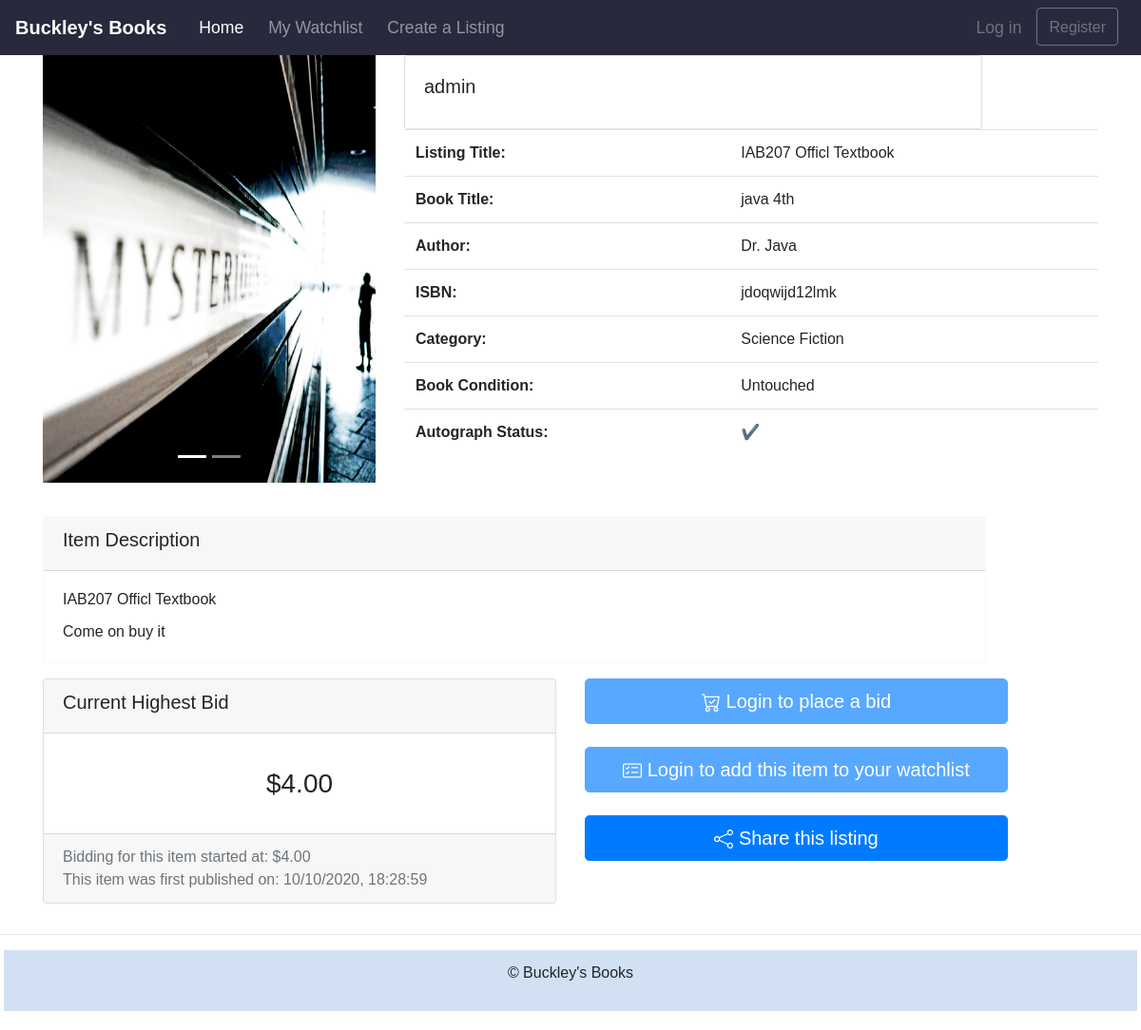
Page /items/1 on the committed database.
### auction/models.py (models this page shows)
class Image(db.Model):
    __tablename__='images'
    id = db.Column(db.Integer, primary_key=True)
    image = db.Column(db.String(60), nullable=False, default='../static/placeholder.jpg')
    item_id = db.Column(db.Integer, db.ForeignKey('items.id'))

class User(db.Model,UserMixin):
    __tablename__='users'
    id = db.Column(db.Integer, primary_key=True)
    username = db.Column(db.String(100), index=True, unique=True, nullable=False)
    user_type = db.Column(db.String(6),nullable=False)
    contact_number = db.Column(db.String(100),nullable=False)
    email_address = db.Column(db.String(100), index=True, nullable=False)
    address = db.Column(db.String(100), nullable=False)
    password_hash = db.Column(db.String(255), nullable=False)
    items = db.relationship('Item', backref='user')
    bids = db.relationship('Bid', backref='user')
    watchlist = db.relationship('Watchlist', backref='user', uselist=False)

class Item(db.Model):
    __tablename__='items'
    id = db.Column(db.Integer, primary_key=True)
    listing_title = db.Column(db.String(64), unique=True, index=True, nullable=False)
    book_title = db.Column(db.String(64), index=True, nullable=False)
    book_category = db.Column(db.Enum(BookCategory), index=True, nullable=False)
    autograph_status = db.Column(db.Enum(AutographStatus), index=True, nullable=False)
    book_condition = db.Column(db.Enum(BookCondition), index=True, nullable=False)
    author_name = db.Column(db.String(64), index=True, nullable=False)
    book_ISBN = db.Column(db.String(64), index=True)
    listing_description = db.Column(db.String(500), nullable=False)
    starting_bid = db.Column(db.Float(2), default=0.01)
    item_status = db.Column(db.String(6), default='Open')
    item_datetime = db.Column(db.DateTime, default=datetime.now())
    user_id = db.Column(db.Integer, db.ForeignKey('users.id'))
    bids = db.relationship('Bid', backref='item')
    wishes = db.relationship('Wish', backref='item')
    images = db.relationship('Image', backref='item')

### auction/items.py (the view)
@bp.route('/<id>')
def show(id):
    item = Item.query.filter_by(id=id).first()  # grab item query data by id
    images = Image.query.filter_by(item_id=id).all()
    user = User.query.filter_by(id=item.user_id).first()
    bids = Bid.query.filter_by(item_id=item.id).order_by(
        Bid.bid_datetime.desc()).limit(10).all()  # grabs top ten most recent bids
    formatted_datetime = item.item_datetime.strftime("%m/%d/%Y, %H:%M:%S")
    bidders = db.session.query(User).join(Bid, User.id == Bid.user_id, isouter=True).join(
        Item, id == Bid.item_id, isouter=True).filter_by(id=Bid.item_id).order_by(Bid.bid_datetime.desc()).group_by(User.id).limit(10).all()
    return render_template("item/show.html", item=item, images=images, user=user, bids=bids, formatted_datetime=formatted_datetime, bidders=bidders)

### auction/templates/item/show.html (shortened to what this page needs)
{% extends "base.html" %}
{% import "bootstrap/wtf.html" as wtf %}
{% block content %}
<div class="container">
  <div class="row">
    <div class="col-md-4">
      <div id="carouselExampleIndicators" class="carousel slide" data-ride="carousel">
        <ol class="carousel-indicators">
          {% for image in images %}
          <li data-target="#carouselExampleIndicators" data-slide-to="{loop.index}" {% if loop.index == 1 %}class="active"{% endif %}></li>
          {% endfor %}
        </ol>
        <div class="carousel-inner">
          {% if images %}
          {% for image in images %}
          <div class="carousel-item {% if loop.index == 1 %}active {% endif %}">
            <img class="d-block w-100" src="{{image.image}}" alt="First slide" height="450">
          </div>
          {% endfor %}
          {% endif %}
        </div>
        <a class="carousel-control-prev" href="#carouselExampleIndicators" role="button" data-slide="prev">
          <span class="carousel-control-prev-icon" aria-hidden="true"></span>
        </a>
        <a class="carousel-control-next" href="#carouselExampleIndicators" role="button" data-slide="next">
          <span class="carousel-control-next-icon" aria-hidden="true"></span>
        </a>
      </div>
    </div>
    <div class="col-md-8">
      <div class="card" style="width: 38rem;">
        <div class="card-body">
          <h5 class="card-title">{{user.username}}</h5>
        </div>
      </div>
      <div class="table-responsive-sm">
        <table class="table table-hover">
          <tbody>
            <tr>
              <th scope="row">Listing Title:</th>
              <td>{{item.listing_title}}</td>
            </tr>
            <tr>
              <th scope="row">Book Title:</th>
              <td>{{item.book_title}}</td>
            </tr>
            <tr>
              <th scope="row">Author:</th>
              <td colspan="2">{{item.author_name}}</td>
            </tr>
            <tr>
              <th scope="row">ISBN:</th>
              <td colspan="2">{{item.book_ISBN}}</td>
            </tr>
            <tr>
              <th scope="row">Category:</th>
              <td colspan="2">{{item.book_category.value}}</td>
            </tr>
            <tr>
              <th scope="row">Book Condition:</th>
              <td colspan="2">{{item.book_condition.value}}</td>
            </tr>
            <tr>
              <th scope="row">Autograph Status:</th>
              <td colspan="2">{{item.autograph_status.value}}</td>
            </tr>
          </tbody>
        </table>
      </div>
      <br>
    </div>
  </div>
  <div class="row">
    <div class="col-md-12">
      <br>
      <div class="card border-light mb-3" style="max-width: 62rem;">
        <div class="card-header">
          <h5>Item Description</h5>
        </div>
        <div class="card-body">
          <h6 class="card-title">{{item.listing_title}}</h6>
          <p class="card-text">{{item.listing_description}}</p>
        </div>
      </div>
    </div>
  </div>
  <div class="row">
    <div class="col-md-6">
      <div class="card">
        <div class="card-header">
          <h5>Current Highest Bid</h5>
        </div>
        <div class="card-body">
          <p class="card-text">
          <h3 style="text-align: center;">
            {% if bids %}
            {% set highest_bid = namespace(value = 0) %}
            {% for bid in bids %}
            {% if bid.bid_price > highest_bid.value %}
            {% set highest_bid.value = bid.bid_price %}
            {% endif %}
            {% endfor %}
            {{"$%.2f"|format(highest_bid.value)}}
            {% else %}
            {{"$%.2f"|format(item.starting_bid)}}
            {% endif %}
          </h3>
          </p>
        </div>
        <div class="card-footer text-muted">
          Bidding for this item started at: {{"$%.2f"|format(item.starting_bid)}}
          <br>
          This item was first published on: {{formatted_datetime}}
        </div>
      </div>
    </div>
    <div class="col-md-5">
      {% if current_user.is_authenticated %}
      {% if current_user.id == item.user_id %}
      <button type="button" class="btn btn-primary btn-lg btn-block" data-toggle="modal" data-target="#bidView"><svg
        width="1em" height="1em" viewBox="0 0 16 16" class="bi bi-cart-check" fill="currentColor"
        xmlns="http://www.w3.org/2000/svg">
        <path fill-rule="evenodd"
          d="M0 1.5A.5.5 0 0 1 .5 1H2a.5.5 0 0 1 .485.379L2.89 3H14.5a.5.5 0 0 1 .491.592l-1.5 8A.5.5 0 0 1 13 12H4a.5.5 0 0 1-.491-.408L2.01 3.607 1.61 2H.5a.5.5 0 0 1-.5-.5zM3.102 4l1.313 7h8.17l1.313-7H3.102zM5 12a2 2 0 1 0 0 4 2 2 0 0 0 0-4zm7 0a2 2 0 1 0 0 4 2 2 0 0 0 0-4zm-7 1a1 1 0 1 0 0 2 1 1 0 0 0 0-2zm7 0a1 1 0 1 0 0 2 1 1 0 0 0 0-2z" />
        <path fill-rule="evenodd"
          d="M11.354 5.646a.5.5 0 0 1 0 .708l-3 3a.5.5 0 0 1-.708 0l-1.5-1.5a.5.5 0 1 1 .708-.708L8 8.293l2.646-2.647a.5.5 0 0 1 .708 0z" />
      </svg> View bids on your listing</button>
    <br>
    <div class="modal fade" id="bidView" tabindex="-1" role="dialog" aria-labelledby="exampleModalLabel"
          aria-hidden="true">
          <div class="modal-dialog" role="document">
            <div class="modal-content">
              <div class="modal-header">
                <h5 class="modal-title" id="exampleModalLabel">Bidding</h5>
                <button type="button" class="close" data-dismiss="modal" aria-label="Close">
                  <span aria-hidden="true">&times;</span>
                </button>
              </div>
              <div class="modal-body">
                <h4>Your listing details:</h4>
                <hr>
                <div class="table-responsive-sm">
                  <table class="table table-hover">
                    <tbody>
                      <tr>
                        <th scope="row">Listing Title:</th>
                        <td>{{item.listing_title}}</td>
                      </tr>
                      <tr>
                        <th scope="row">Book Title:</th>
                        <td>{{item.book_title}}</td>
                      </tr>
                      <tr>
                        <th scope="row">Author:</th>
                        <td colspan="2">{{item.author_name}}</td>
                      </tr>
                      <tr>
                        <th scope="row">ISBN:</th>
                        <td colspan="2">{{item.book_ISBN}}</td>
                      </tr>
                      <tr>
                        <th scope="row">Category:</th>
                        <td colspan="2">{{item.book_category.value}}</td>
                      </tr>
                      <tr>
                        <th scope="row">Book Condition:</th>
                        <td colspan="2">{{item.book_condition.value}}</td>
                      </tr>
                      <tr>
                        <th scope="row">Autograph Status:</th>
                        <td colspan="2">{{item.autograph_status.value}}</td>
                      </tr>
                    </tbody>
                  </table>
                </div>
                <hr>
                <h4>Latest Bid(s):</h4>
                {% if bids %}
                <div class="table-responsive-sm">
                  <table class="table table-striped table-hover">
                    <thead>
                      <tr>
                        <th scope="col">Date/Time</th>
                        <th scope="col">Username</th>
                        <th scope="col">Bid Amount</th>
                      </tr>
                    </thead>
                    <tbody>
                      {% for bid in bids %}
                      <tr class="table{% if loop.index == 1 %}-success {% endif %}">
                        <th scope="row">{{bid.bid_datetime}}</th>
                        <td>{% for bidder in bidders %} {% if bidder.id == bid.user_id %} {{bidder.username}} {% endif %} {% endfor %}</td>
                        <td>{{"$%.2f"|format(bid.bid_price)}}</td>
                      </tr>
                      {% endfor %}
                    </tbody>
                  </table>
                </div>
                <hr>
                <h4>Current highest bid on your item:</h4>
                <hr>
                <h5>{% if bids %} {{"$%.2f"|format(highest_bid.value)}} {% else %} {{"$%.2f"|format(item.starting_bid)}} {% endif %}</h5>
                {% else %}
                <h5>There are no current bids on your item.</h5>
                {% endif %}
              </div>
            </div>
          </div>
        </div>
      {% else %}
        <button type="button" class="btn btn-primary btn-lg btn-block" data-toggle="modal" data-target="#bidModal"><svg
          width="1em" height="1em" viewBox="0 0 16 16" class="bi bi-cart-check" fill="currentColor"
          xmlns="http://www.w3.org/2000/svg">
          <path fill-rule="evenodd"
            d="M0 1.5A.5.5 0 0 1 .5 1H2a.5.5 0 0 1 .485.379L2.89 3H14.5a.5.5 0 0 1 .491.592l-1.5 8A.5.5 0 0 1 13 12H4a.5.5 0 0 1-.491-.408L2.01 3.607 1.61 2H.5a.5.5 0 0 1-.5-.5zM3.102 4l1.313 7h8.17l1.313-7H3.102zM5 12a2 2 0 1 0 0 4 2 2 0 0 0 0-4zm7 0a2 2 0 1 0 0 4 2 2 0 0 0 0-4zm-7 1a1 1 0 1 0 0 2 1 1 0 0 0 0-2zm7 0a1 1 0 1 0 0 2 1 1 0 0 0 0-2z" />
          <path fill-rule="evenodd"
            d="M11.354 5.646a.5.5 0 0 1 0 .708l-3 3a.5.5 0 0 1-.708 0l-1.5-1.5a.5.5 0 1 1 .708-.708L8 8.293l2.646-2.647a.5.5 0 0 1 .708 0z" />
        </svg> Bid Now</button>
      <br>
      {% endif %}
      <button type="button" class="btn btn-primary btn-lg btn-block"><svg width="1em" height="1em" viewBox="0 0 16 16"
          class="bi bi-card-checklist" fill="currentColor" xmlns="http://www.w3.org/2000/svg">
          <path fill-rule="evenodd"
            d="M14.5 3h-13a.5.5 0 0 0-.5.5v9a.5.5 0 0 0 .5.5h13a.5.5 0 0 0 .5-.5v-9a.5.5 0 0 0-.5-.5zm-13-1A1.5 1.5 0 0 0 0 3.5v9A1.5 1.5 0 0 0 1.5 14h13a1.5 1.5 0 0 0 1.5-1.5v-9A1.5 1.5 0 0 0 14.5 2h-13z" />
          <path fill-rule="evenodd"
            d="M7 5.5a.5.5 0 0 1 .5-.5h5a.5.5 0 0 1 0 1h-5a.5.5 0 0 1-.5-.5zm-1.496-.854a.5.5 0 0 1 0 .708l-1.5 1.5a.5.5 0 0 1-.708 0l-.5-.5a.5.5 0 1 1 .708-.708l.146.147 1.146-1.147a.5.5 0 0 1 .708 0zM7 9.5a.5.5 0 0 1 .5-.5h5a.5.5 0 0 1 0 1h-5a.5.5 0 0 1-.5-.5zm-1.496-.854a.5.5 0 0 1 0 .708l-1.5 1.5a.5.5 0 0 1-.708 0l-.5-.5a.5.5 0 0 1 .708-.708l.146.147 1.146-1.147a.5.5 0 0 1 .708 0z" />
        </svg> Add to Watchlist</button>
        {% else %}
        <button type="button" class="btn btn-primary btn-lg btn-block disabled" data-toggle="modal" data-target="#bidModal" disabled> Login to place a bid</button>
      <br>
      <button type="button" class="btn btn-primary btn-lg btn-block disabled" disabled> Login to add this item to your watchlist</button>
        {% endif %}
      <br>
      <button type="button" class="btn btn-primary btn-lg btn-block"> Share this listing</button>
    </div>
    <div class="row">
      <div class="col-sm-12">
      </div>
    </div>
  </div>
</div>
{% endblock %}

### auction/static/mystyle.css (style rules this page uses)
* { font-family: 'Trebuchet MS', 'Lucida Sans Unicode', 'Lucida Grande', 'Lucida Sans', Arial, sans-serif; }
html,body { width: 100%; height: 100%; margin: 0px; padding: 0px; overflow-x: hidden; }

### rows in the picture
Image: image (picture)
User: username "admin"
Item: listing_title "IAB207 Officl Textbook", book_title "java 4th", author_name "Dr. Java", book_ISBN "jdoqwijd12lmk", book_category.value "Science Fiction", book_condition.value "Untouched", autograph_status.value "✔️", listing_description "Come on buy it", starting_bid "$4.00"
